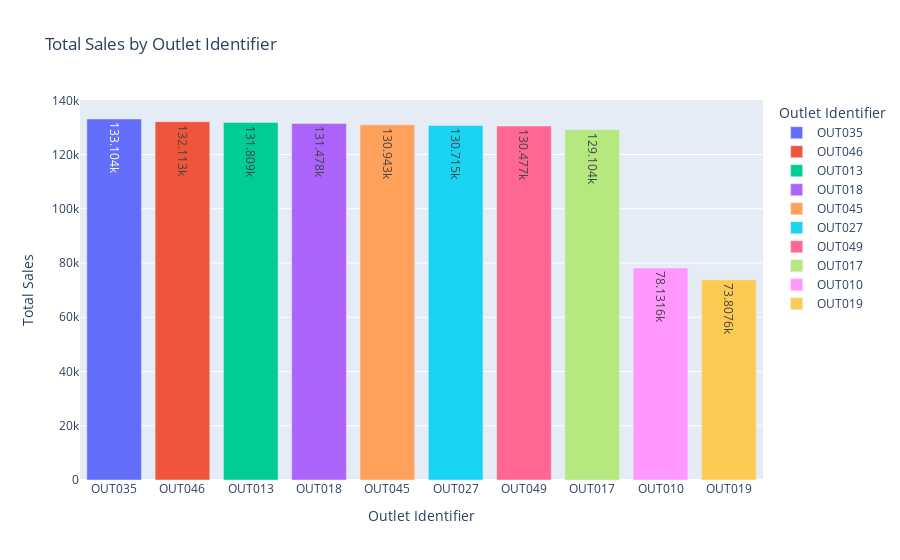

The notebook cell saved with this chart:
### Code cell
fig=px.bar(OUTLET_SALES,x='Outlet Identifier',y='Sales',color='Outlet Identifier',title='Total Sales by Outlet Identifier',text_auto='.6s')
fig.update_layout(xaxis_title='Outlet Identifier',yaxis_title='Total Sales',legend_title='Outlet Identifier')
fig.show()

### Figure 1 — Plotly figure (JSON) as saved in the notebook; plotly's stock layout.template omitted (floating-point values rounded to 4 significant figures)
{"data": [{"alignmentgroup": "True", "hovertemplate": "Outlet Identifier=%{x}<br>Sales=%{y}<extra></extra>", "legendgroup": "OUT035", "marker": {"color": "#636efa", "pattern": {"shape": ""}}, "name": "OUT035", "offsetgroup": "OUT035", "orientation": "v", "showlegend": true, "textposition": "auto", "texttemplate": "%{y:.6s}", "type": "bar", "x": ["OUT035"], "xaxis": "x", "y": [133100.0], "yaxis": "y"}, {"alignmentgroup": "True", "hovertemplate": "Outlet Identifier=%{x}<br>Sales=%{y}<extra></extra>", "legendgroup": "OUT046", "marker": {"color": "#EF553B", "pattern": {"shape": ""}}, "name": "OUT046", "offsetgroup": "OUT046", "orientation": "v", "showlegend": true, "textposition": "auto", "texttemplate": "%{y:.6s}", "type": "bar", "x": ["OUT046"], "xaxis": "x", "y": [132100.0], "yaxis": "y"}, {"alignmentgroup": "True", "hovertemplate": "Outlet Identifier=%{x}<br>Sales=%{y}<extra></extra>", "legendgroup": "OUT013", "marker": {"color": "#00cc96", "pattern": {"shape": ""}}, "name": "OUT013", "offsetgroup": "OUT013", "orientation": "v", "showlegend": true, "textposition": "auto", "texttemplate": "%{y:.6s}", "type": "bar", "x": ["OUT013"], "xaxis": "x", "y": [131800.0], "yaxis": "y"}, {"alignmentgroup": "True", "hovertemplate": "Outlet Identifier=%{x}<br>Sales=%{y}<extra></extra>", "legendgroup": "OUT018", "marker": {"color": "#ab63fa", "pattern": {"shape": ""}}, "name": "OUT018", "offsetgroup": "OUT018", "orientation": "v", "showlegend": true, "textposition": "auto", "texttemplate": "%{y:.6s}", "type": "bar", "x": ["OUT018"], "xaxis": "x", "y": [131500.0], "yaxis": "y"}, {"alignmentgroup": "True", "hovertemplate": "Outlet Identifier=%{x}<br>Sales=%{y}<extra></extra>", "legendgroup": "OUT045", "marker": {"color": "#FFA15A", "pattern": {"shape": ""}}, "name": "OUT045", "offsetgroup": "OUT045", "orientation": "v", "showlegend": true, "textposition": "auto", "texttemplate": "%{y:.6s}", "type": "bar", "x": ["OUT045"], "xaxis": "x", "y": [130900.0], "yaxis": "y"}, {"alignmentgroup": "True", "hovertemplate": "Outlet Identifier=%{x}<br>Sales=%{y}<extra></extra>", "legendgroup": "OUT027", "marker": {"color": "#19d3f3", "pattern": {"shape": ""}}, "name": "OUT027", "offsetgroup": "OUT027", "orientation": "v", "showlegend": true, "textposition": "auto", "texttemplate": "%{y:.6s}", "type": "bar", "x": ["OUT027"], "xaxis": "x", "y": [130700.0], "yaxis": "y"}, {"alignmentgroup": "True", "hovertemplate": "Outlet Identifier=%{x}<br>Sales=%{y}<extra></extra>", "legendgroup": "OUT049", "marker": {"color": "#FF6692", "pattern": {"shape": ""}}, "name": "OUT049", "offsetgroup": "OUT049", "orientation": "v", "showlegend": true, "textposition": "auto", "texttemplate": "%{y:.6s}", "type": "bar", "x": ["OUT049"], "xaxis": "x", "y": [130500.0], "yaxis": "y"}, {"alignmentgroup": "True", "hovertemplate": "Outlet Identifier=%{x}<br>Sales=%{y}<extra></extra>", "legendgroup": "OUT017", "marker": {"color": "#B6E880", "pattern": {"shape": ""}}, "name": "OUT017", "offsetgroup": "OUT017", "orientation": "v", "showlegend": true, "textposition": "auto", "texttemplate": "%{y:.6s}", "type": "bar", "x": ["OUT017"], "xaxis": "x", "y": [129100.0], "yaxis": "y"}, {"alignmentgroup": "True", "hovertemplate": "Outlet Identifier=%{x}<br>Sales=%{y}<extra></extra>", "legendgroup": "OUT010", "marker": {"color": "#FF97FF", "pattern": {"shape": ""}}, "name": "OUT010", "offsetgroup": "OUT010", "orientation": "v", "showlegend": true, "textposition": "auto", "texttemplate": "%{y:.6s}", "type": "bar", "x": ["OUT010"], "xaxis": "x", "y": [78130.0], "yaxis": "y"}, {"alignmentgroup": "True", "hovertemplate": "Outlet Identifier=%{x}<br>Sales=%{y}<extra></extra>", "legendgroup": "OUT019", "marker": {"color": "#FECB52", "pattern": {"shape": ""}}, "name": "OUT019", "offsetgroup": "OUT019", "orientation": "v", "showlegend": true, "textposition": "auto", "texttemplate": "%{y:.6s}", "type": "bar", "x": ["OUT019"], "xaxis": "x", "y": [73810.0], "yaxis": "y"}], "layout": {"barmode": "relative", "legend": {"title": {"text": "Outlet Identifier"}, "tracegroupgap": 0}, "title": {"text": "Total Sales by Outlet Identifier"}, "xaxis": {"anchor": "y", "categoryarray": ["OUT035", "OUT046", "OUT013", "OUT018", "OUT045", "OUT027", "OUT049", "OUT017", "OUT010", "OUT019"], "categoryorder": "array", "domain": [0, 1], "title": {"text": "Outlet Identifier"}}, "yaxis": {"anchor": "x", "domain": [0, 1], "title": {"text": "Total Sales"}}}}
